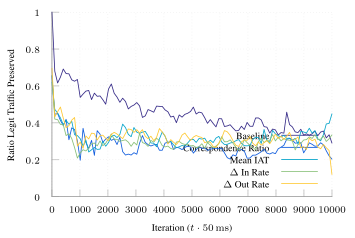

The gnuplot source for this figure:
set terminal tikz standalone color size 9cm,6cm font '\scriptsize' preamble '\usepackage{microtype} \usepackage{times} \usepackage[T1]{fontenc} \usepackage{siunitx}\sisetup{detect-all}'
set output "ftprep-tcp-cap-good-2.tex"

load "inferno.pal"

set style line 102 lc rgb '#a0a0a0' lt 1 lw 1
set border ls 102
set colorbox border 102
set key textcolor rgb "black"
set tics textcolor rgb "black"
set label textcolor rgb "black"

set border 3
set grid x y
set xtics nomirror
set ytics nomirror

#set key autotitle columnhead
set datafile separator ","

set xlabel "Iteration ($t \\cdot{} \\SI{50}{\\milli\\second}$)"
set ylabel "Ratio Legit Traffic Preserved"

set yrange [0.0:1.0]
set key inside top right

plot '../results/baseline-2-avg-ng.csv' u 1:3 w lines smooth sbezier title "Baseline" dt 1, \
     '../results/ft-tcp-cap-f4-avg.csv' u 1:3 w lines smooth sbezier title "Correspondence Ratio" ls 2 dt (18,2,2,2), \
     '../results/ft-tcp-cap-f5-avg.csv' u 1:3 w lines smooth sbezier title "Mean IAT" ls 4 dt (6,2,2,2), \
     '../results/ft-tcp-cap-f6-avg.csv' u 1:3 w lines smooth sbezier title "$\\Delta{}$ In Rate" ls 6 dt (18,2), \
     '../results/ft-tcp-cap-f7-avg.csv' u 1:3 w lines smooth sbezier title "$\\Delta{}$ Out Rate" ls 8 dt (6,2)
